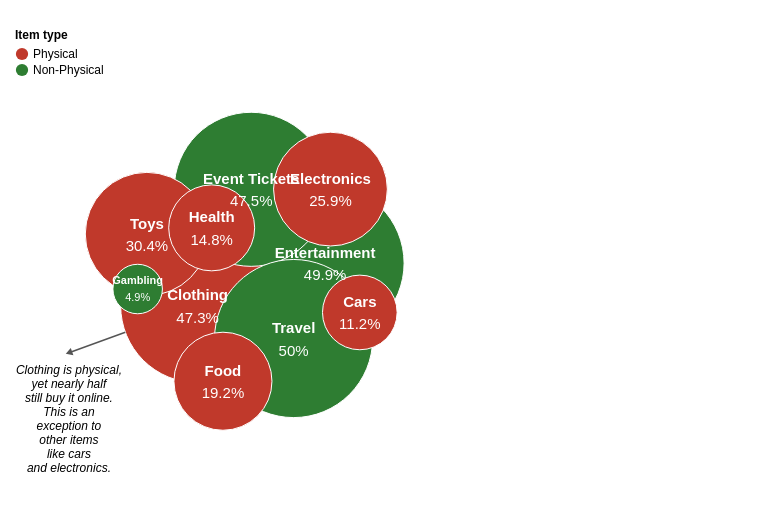

Specify this chart in Vega-Lite:
### Vega specification from a JSON file in a GitHub repository (floating-point values rounded to 4 significant figures)
{"$schema": "https://vega.github.io/schema/vega/v5.json", "description": "A packed bubble chart.", "width": 760, "height": 500, "padding": {"left": 5, "right": 5, "top": 20, "bottom": 0}, "autosize": "none", "signals": [{"name": "cx", "update": "250"}, {"name": "cy", "update": "height / 2"}, {"name": "gravityX", "value": 0.2}, {"name": "gravityY", "value": 0.1}, {"name": "arrowAngle", "value": 160}, {"name": "arrowLen", "value": 60}, {"name": "textDX", "value": 0}], "data": [{"name": "table", "values": [{"category": "Entertainment", "amount": 6013.0, "pct": 49.9, "type": "Non-Physical"}, {"category": "Clothing", "amount": 5698.0, "pct": 47.3, "type": "Physical"}, {"category": "Event Tickets", "amount": 5720.0, "pct": 47.5, "type": "Non-Physical"}, {"category": "Travel", "amount": 6024.0, "pct": 50, "type": "Non-Physical"}, {"category": "Toys", "amount": 3662.0, "pct": 30.4, "type": "Physical"}, {"category": "Electronics", "amount": 3119.0, "pct": 25.9, "type": "Physical"}, {"category": "Food", "amount": 2316, "pct": 19.2, "type": "Physical"}, {"category": "Health", "amount": 1780.0, "pct": 14.8, "type": "Physical"}, {"category": "Cars", "amount": 1343.0, "pct": 11.2, "type": "Physical"}, {"category": "Gambling", "amount": 590.5, "pct": 4.9, "type": "Non-Physical"}]}], "scales": [{"name": "size", "domain": {"data": "table", "field": "amount"}, "zero": true, "range": [0, 25000]}, {"name": "color", "type": "ordinal", "domain": ["Physical", "Non-Physical"], "range": ["#c0392b", "#2e7d32"]}], "legends": [{"fill": "color", "title": "Item type", "orient": "none", "legendX": 10, "legendY": 10, "symbolType": "circle", "symbolSize": 150, "labelFontSize": 12, "titleFontSize": 12}], "marks": [{"name": "nodes", "type": "symbol", "from": {"data": "table"}, "encode": {"enter": {"fill": {"scale": "color", "field": "type"}, "xfocus": {"signal": "cx"}, "yfocus": {"signal": "cy"}}, "update": {"size": {"signal": "datum.amount", "scale": "size"}, "stroke": {"value": "white"}, "strokeWidth": {"value": 1}, "tooltip": {"signal": "datum"}}}, "transform": [{"type": "force", "iterations": 100, "static": false, "forces": [{"force": "collide", "iterations": 2, "radius": {"expr": "sqrt(datum.size)/2"}}, {"force": "center", "x": {"signal": "cx"}, "y": {"signal": "cy"}}, {"force": "x", "x": "xfocus", "strength": {"signal": "gravityX"}}, {"force": "y", "y": "yfocus", "strength": {"signal": "gravityY"}}]}]}, {"type": "rule", "from": {"data": "nodes"}, "encode": {"update": {"x": {"signal": "datum.x + cos(arrowAngle * PI / 180) * sqrt(datum.size) / 2"}, "y": {"signal": "datum.y + sin(arrowAngle * PI / 180) * sqrt(datum.size) / 2"}, "x2": {"signal": "datum.x + cos(arrowAngle * PI / 180) * (sqrt(datum.size) / 2 + arrowLen)"}, "y2": {"signal": "datum.y + sin(arrowAngle * PI / 180) * (sqrt(datum.size) / 2 + arrowLen)"}, "stroke": {"value": "#555"}, "strokeWidth": {"value": 1.5}, "opacity": {"signal": "datum.datum.category === 'Clothing' ? 1 : 0"}}}}, {"type": "symbol", "from": {"data": "nodes"}, "encode": {"update": {"x": {"signal": "datum.x + cos(arrowAngle * PI / 180) * (sqrt(datum.size) / 2 + arrowLen)"}, "y": {"signal": "datum.y + sin(arrowAngle * PI / 180) * (sqrt(datum.size) / 2 + arrowLen)"}, "shape": {"value": "triangle-right"}, "angle": {"signal": "arrowAngle"}, "size": {"value": 60}, "fill": {"value": "#555"}, "opacity": {"signal": "datum.datum.category === 'Clothing' ? 1 : 0"}}}}, {"type": "text", "from": {"data": "nodes"}, "encode": {"update": {"x": {"signal": "datum.x + cos(arrowAngle * PI / 180) * (sqrt(datum.size) / 2 + arrowLen) + textDX"}, "y": {"signal": "datum.y + sin(arrowAngle * PI / 180) * (sqrt(datum.size) / 2 + arrowLen) + 12"}, "align": {"value": "center"}, "baseline": {"value": "top"}, "fontSize": {"value": 12}, "fontStyle": {"value": "italic"}, "fill": {"value": "black"}, "text": {"value": ["Clothing is physical,", "yet nearly half", "still buy it online.", "This is an", "exception to", "other items", "like cars", "and electronics."]}, "opacity": {"signal": "datum.datum.category === 'Clothing' ? 1 : 0"}}}}, {"type": "text", "from": {"data": "nodes"}, "encode": {"enter": {"align": {"value": "center"}, "baseline": {"value": "middle"}, "fontWeight": {"value": "bold"}, "fill": {"value": "#ffffff"}, "text": {"field": "datum.category"}}, "update": {"x": {"field": "x"}, "y": {"field": "y"}, "fontSize": {"signal": "min(15, max(9, sqrt(datum.size) / 4.5))"}, "dy": {"signal": "-0.7 * min(15, max(9, sqrt(datum.size) / 4.5))"}}}}, {"type": "text", "from": {"data": "nodes"}, "encode": {"enter": {"align": {"value": "center"}, "baseline": {"value": "middle"}, "fill": {"value": "#ffffff"}, "text": {"signal": "datum.datum.pct + '%'"}}, "update": {"x": {"field": "x"}, "y": {"field": "y"}, "dy": {"signal": "0.8 * min(15, max(9, sqrt(datum.size) / 4.5))"}, "fontSize": {"signal": "min(15, max(9, sqrt(datum.size) / 4.5))"}}}}]}
